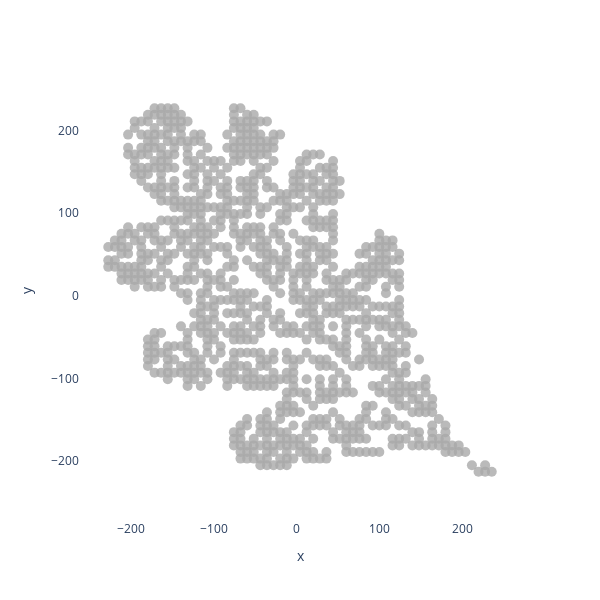

Source (notebook cell):
### Markdown cell above
... while generating a second dataframe with for random colors in the background.

### Code cell
bg_ponts_df = image_to_points_symmetry_grid(image_path, num_points=1000, x_symmetry=False, y_symmetry=False)
plot_points(bg_ponts_df, 10)

### Figure 1 — Plotly figure (JSON) as saved in the notebook; plotly's stock layout.template omitted (floating-point values rounded to 4 significant figures; data arrays with more than 128 entries replaced by an {"elided": "..."} marker saying what was removed)
{"data": [{"hovertemplate": "x=%{x}<br>y=%{y}<extra></extra>", "legendgroup": "", "marker": {"color": "darkgrey", "opacity": 0.8, "size": 10, "symbol": "circle"}, "mode": "markers", "name": "", "orientation": "v", "showlegend": false, "type": "scatter", "x": {"elided": "1000 int values"}, "xaxis": "x", "y": {"elided": "1000 int values"}, "yaxis": "y"}], "layout": {"height": 600, "legend": {"tracegroupgap": 0}, "margin": {"t": 60}, "paper_bgcolor": "white", "plot_bgcolor": "white", "width": 600, "xaxis": {"anchor": "y", "domain": [0, 1], "showgrid": false, "title": {"text": "x"}, "visible": true}, "yaxis": {"anchor": "x", "domain": [0, 1], "scaleanchor": "x", "scaleratio": 1, "showgrid": false, "title": {"text": "y"}, "visible": true}}}
